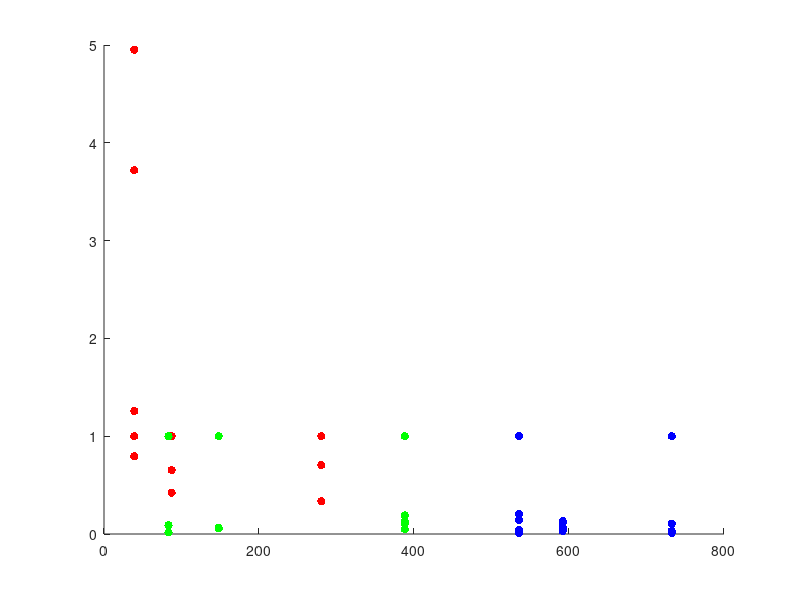

The MATLAB source for this figure: (Note: this script raises an error after producing the figure.)
hold on

xMin = 0;
xMax = 800;
yMin = 0;
yMax = 0.00008;
trueAns =  0.000054139945393358308464029462188075;
X = 1:xMax;

TwoLvlMCX = [39,39,39,39,39,...
    87.2813,87.2813,87.2813,87.2813,87.2813,...
    280.3438,280.3438,280.3438,280.3438,280.3438,...
             ];
        
TwoLvlMCY = abs(trueAns - [0.00012222222222222222222222222222222, 0, 0.00032222222222222222222222222222222, 0.00025555555555555555555555555555556, 0.000011111111111111111111111111111111,...
             0.000018749999999999998357433708684461, 0, 0.00003125, 0.000018749999999999998357433708684461, 0.000018749999999999998357433708684461,...
              0, 0.000036000000000000000912030867494806, 0, 0.000016, 0.000016,...
            ])./ trueAns;
        
TwoLvlMCYMean = arrayfun(@(i) mean(TwoLvlMCY((5*i-4):(5*i))), 1:(length(TwoLvlMCY)/5));

OneLvlISX = [83.25,83.25,83.25,83.25,83.25,...
148.0156,148.0156,148.0156,148.0156,148.0156,...
388.1719,388.1719,388.1719,388.1719,388.1719,...
            ];
        
OneLvlISY = abs(trueAns - [0.000049224244033320293200111511522366, 0, 0, 0.000054980309404285916045733439982968, 0,...
             0.000050664878780861564370584931848995, 0, 0.000051094119992897571794210342943643, 0.000050966159660454460084578337530914, 0,...
             0.000048386765789856048009410366406158, 0.000047186502195325538526211178735892, 0.000051423375114017646028176378170116, 0, 0.00004386890211150562779397407697779,...
            ])./ trueAns;

OneLvlISYMean = arrayfun(@(i) mean(OneLvlISY((5*i-4):(5*i))), 1:(length(OneLvlISY)/5));

TwoLvlISX = [535.4375,535.4375,535.4375,535.4375,535.4375,...
    592,592,592,592,592,...
    732.625,732.625,732.625,732.625,732.625,...
            ];
        
TwoLvlISY = abs(trueAns - [0.000053626271065626695687574010396048, 0.000046270716565435916713035918723662, 0.000043010925399668322182018809218818, 0, 0.000051973101765842245533793403167167,...
            0.000055799878239265056465052972090035, 0.000046963177293298298835191179056991, 0.000051801074384358028652747957254476, 0.000050402250998241196575534034396426, 0.000047610804148252327031541619728472,...
            0.000053119689225375283042705071290257, 0.000054768763843722568303469533379513, 0, 0.000048411108054111903547730988428555, 0.000052427771098517731644238909494149,...
         ]) ./ trueAns;

TwoLvlISYMean = arrayfun(@(i) mean(TwoLvlISY((5*i-4):(5*i))), 1:(length(TwoLvlISY)/5));


s1 = scatter(TwoLvlMCX,TwoLvlMCY,'r', 'filled');
s2 = scatter(OneLvlISX,OneLvlISY,'g', 'filled');
s3 = scatter(TwoLvlISX,TwoLvlISY,'b', 'filled');
%alpha(s1,0.4);
%alpha(s2,0.4);
%alpha(s3,0.4);

%plot(unique(TwoLvlMCX),TwoLvlMCYMean,'r','LineWidth',3)
%plot(unique(OneLvlISX),OneLvlISYMean,'g','LineWidth',3)
%plot(unique(TwoLvlISX),TwoLvlISYMean,'b','LineWidth',3)
r1 = refline(0,trueAns);
r1.Color = 'r';
r1.LineStyle = '--';

legend('2LvlMC','1LvlIS','2LvlIS','True Ans');
xlabel('Runtime (Seconds)');
ylabel('P(L > l)');
axis([xMin,xMax,yMin,yMax]);

hold off
